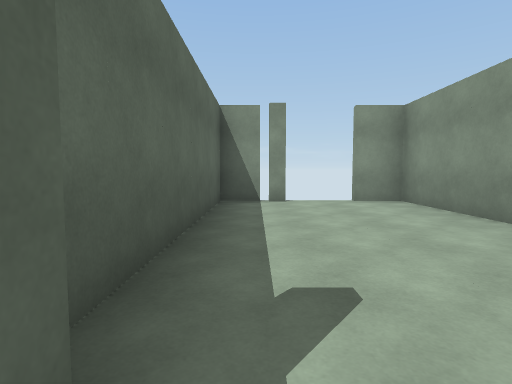
view 1 (above)

16 first-person views from a walk through a scene from a Unity 3-D project. The camera is 1.3 m above the floor, tilts 4° down and sees 80° across. The floor is counted in squares, 2 m on a side. Each view is taken from the middle of a square. On the plan, view 1 faces up. The plan holds only what a view shows up to about 10 squares ahead; the rest is blank. The place goes on beyond the plan. The player character is not drawn.

view 2
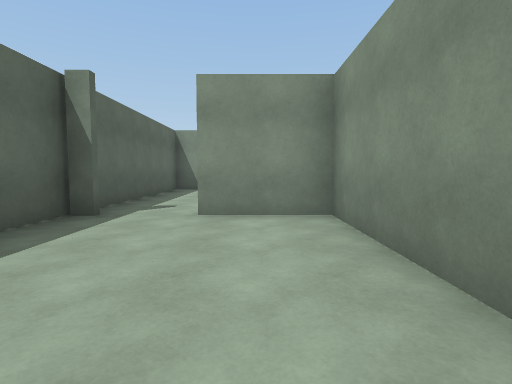

view 3
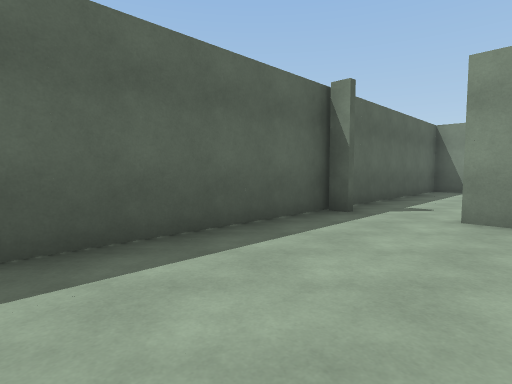

view 4
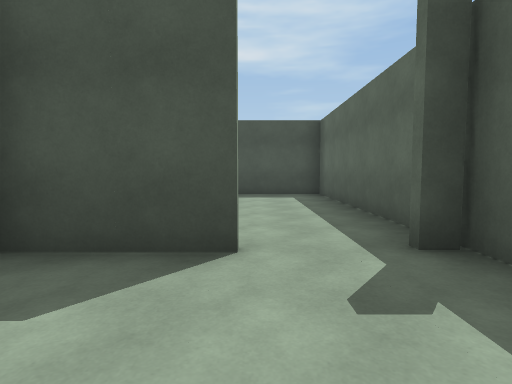

view 5
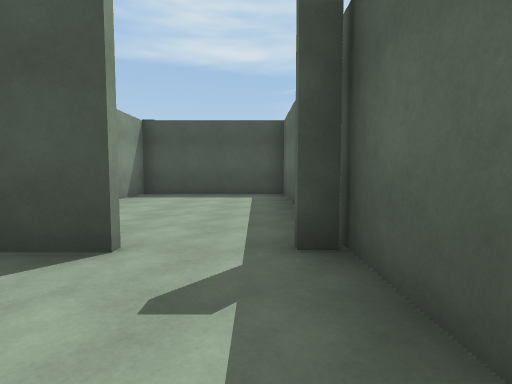

view 6
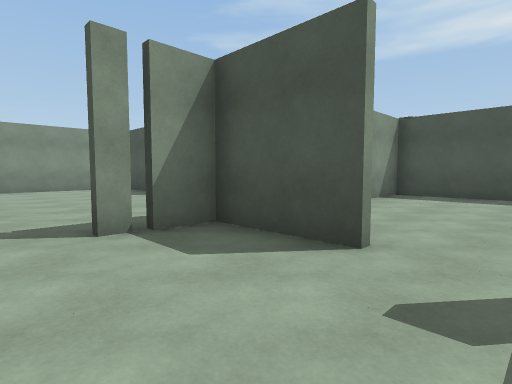

view 7
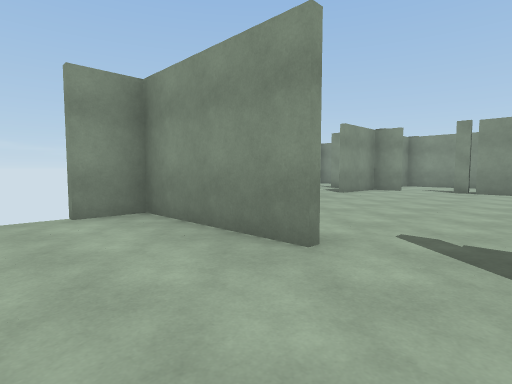

view 8
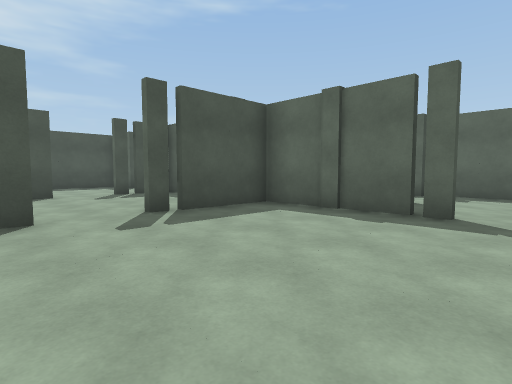

view 9
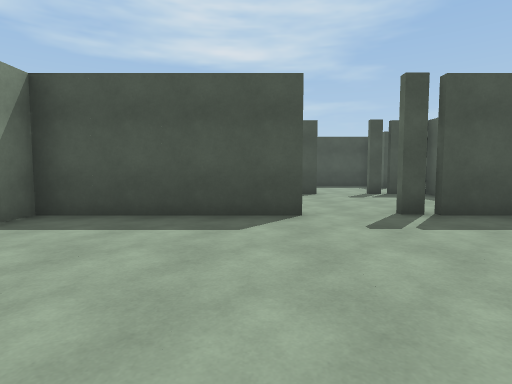

view 10
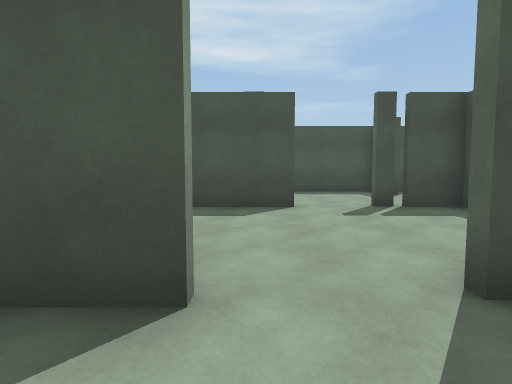

view 11
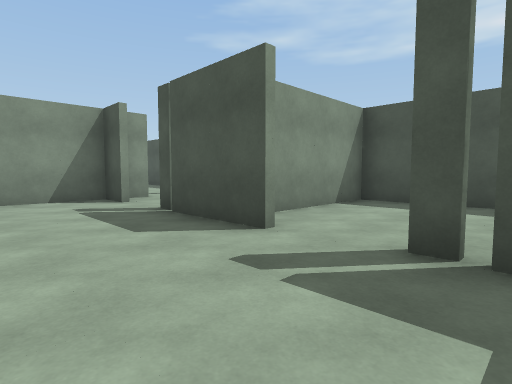

view 12
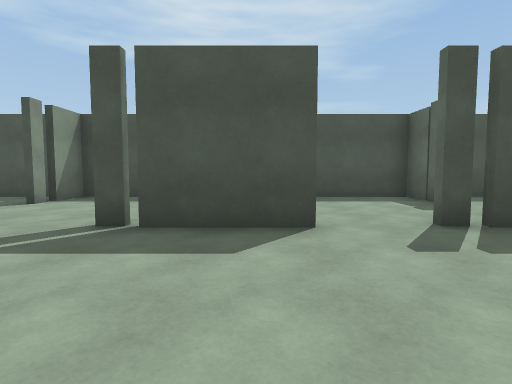

view 13
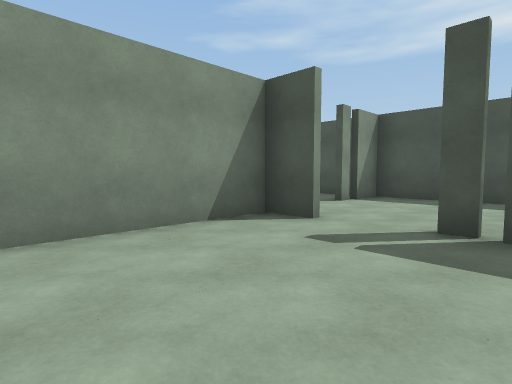

view 14
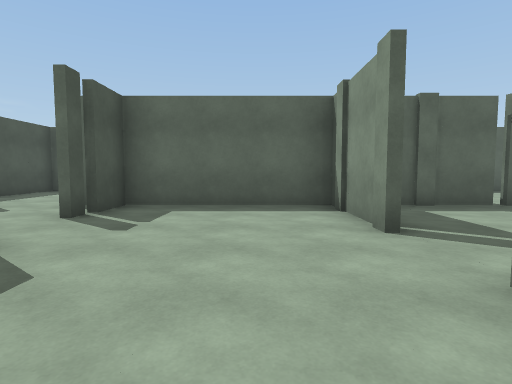

view 15
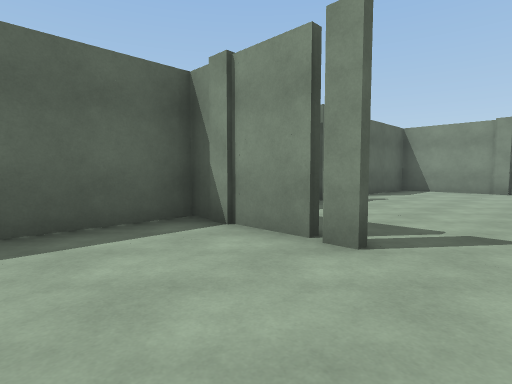

view 16
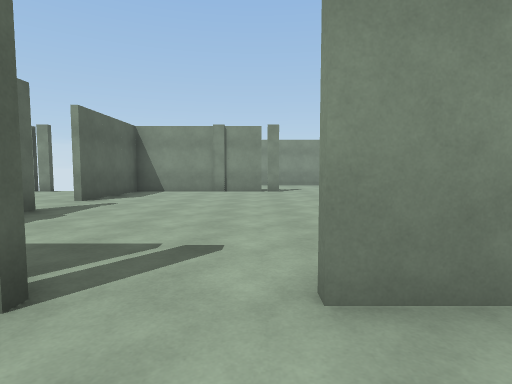

### Floor plan
Points are (right, up) in squares from view 1. A wall is a line through its corners. A room is listed if a view was taken in it or the views show most of it. See-through windows are left out.
Room 1 (views 1, 2, 3, 4, 5, 6, 7)
walls: (1.1, 0.6) (3.1, 0.6); (-0.2, 0.5) (-0.8, 0.5); (-0.8, 0.6) (-0.2, 0.6); (3.1, 0.5) (1.1, 0.5); (3.1, 1.6) (3.1, 2.1); (3.1, 3.4) (3.1, 6.5) (2, 6.5); (0.8, 6.5) (0.2, 6.5); (0.1, 6.5) (-0.8, 6.5) (-0.8, -5.5) (3.1, -5.5) (3.1, 1.5)
ways out: gap at (0, 7); gap at (2, 7)
Room 2 (views 8, 9, 10)
walls: (7.8, 6.5) (3.3, 6.5) (3.3, 3.4); (3.3, 2.1) (3.3, 1.6); (3.3, 1.5) (3.3, -1); (7.2, -1.4) (11.3, -1.4) (11.3, 4.2); (10.8, 6.5) (9.1, 6.5); (3.2, -1.4) (5.9, -1.4)
ways out: gap at (5, -1) to room 3
Room 3 (views 11, 12, 13, 14, 15, 16)
walls: (5.9, -1.6) (3.2, -1.6); (8.2, -1.6) (7.2, -1.6); (6.2, -5.5) (8.4, -5.5); (8.5, -5.5) (9, -5.5); (10.2, -5.5) (11.3, -5.5) (11.3, -2.2); (3.3, -1) (3.3, -5.5) (4.9, -5.5)
ways out: gap at (5, -1) to room 2

Where each view was taken, in squares from view 1:
view 1: 0 up, 0 right, facing up
view 2: 4 down, 2 right, facing up
view 3: 4 down, 2 right, facing up-left
view 4: 3 up, 1 right, facing down
view 5: 3 up, 0 right, facing down
view 6: 3 up, 0 right, facing down-right
view 7: 2 up, 1 right, facing up-right
view 8: 3 up, 8 right, facing down-left
view 9: 3 up, 8 right, facing down
view 10: 0 up, 7 right, facing down
view 11: 3 down, 4 right, facing down-right
view 12: 2 down, 7 right, facing down
view 13: 2 down, 8 right, facing down-right
view 14: 3 down, 9 right, facing left
view 15: 4 down, 7 right, facing up-left
view 16: 3 down, 7 right, facing up
